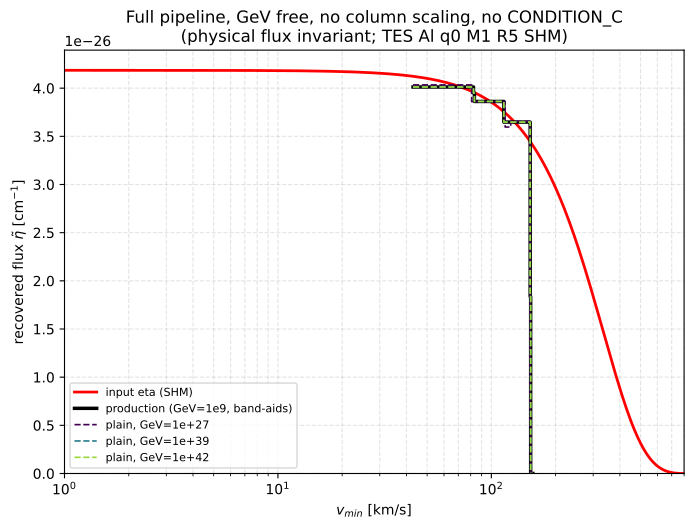

The Python source for this figure:
"""Full pipeline with GeV as a free parameter, no column scaling, no CONDITION_C.

Isolated sandbox (see README). Verifies the physical observables (event counts,
recovered flux in cm^-1) are invariant between:

  * production: DarkMatterQuantumAnalysis at GeV=1e9 (column scaling + CONDITION_C);
  * sandbox:    same response matrix, but the unit system rebuilt at an arbitrary
                GeV (eta O(1) via round-trip), solved with a PLAIN LP (no column
                scaling, no CONDITION_C).

    python pipeline_invariance.py
"""

from __future__ import annotations

from pathlib import Path

import numpy as np
import matplotlib
matplotlib.use("Agg")
import matplotlib.pyplot as plt
from scipy.special import erf
from scipy.optimize import linprog

from quantum_sensor import DarkMatterQuantumAnalysis, RunConfig
from quantum_sensor.constants import CM as CM_1E9          # production CM (GeV=1e9)

HERE = Path(__file__).resolve().parent
GEV_NATIVE = 1e9
MASS_TAG = "1"


# --- unit system as a function of GeV (mirrors constants.py) ----------------
def CM_at(GeV):
    return 1.0 / (1.98e-14 * GeV)


def exposure_AL(GeV):
    """AL_EXP = 8200 uG*month rebuilt at GeV (mass*time, GeV^0 -> invariant)."""
    GRAM = 5.62e23 * GeV
    SEC = 1.0 / (6.58e-25 * GeV)
    uG = 1e-6 * GRAM
    MONTH = (365 * 24 * 3600 * SEC) / 12
    return 8200 * uG * MONTH


def _KKf(v0, vesc):
    return v0**3 * (-2.0 * np.exp(-vesc**2 / v0**2) * np.pi * (vesc / v0)
                    + np.pi**1.5 * erf(vesc / v0))


def eta_halo_at(GeV, mass_tag, vmin_kms):
    """Round-trip SHM eta recomputed entirely at the given GeV."""
    MeV = 1e-3 * GeV
    CM = CM_at(GeV)
    SEC = 1.0 / (6.58e-25 * GeV)
    KPS = (1e5 * CM) / SEC
    RHO_DM = 0.4 * GeV / CM**3
    SIGMA_E = 1e-30 * CM**2
    mchi = {"1": 10, "2": 100, "3": 1000}[mass_tag] * MeV
    V0, VE, VESC = 238.0 * KPS, 250.0 * KPS, 544.0 * KPS
    vm = np.asarray(vmin_kms, float) * KPS
    pref = (RHO_DM * SIGMA_E / mchi) * (V0**2 * np.pi / (2.0 * VE * _KKf(V0, VESC)))
    e_vesc = np.exp(-VESC**2 / V0**2)
    sp = np.sqrt(np.pi) * V0
    inner = np.where(
        vm < VESC - VE,
        -4.0 * e_vesc * VE + sp * (erf((vm + VE) / V0) - erf((vm - VE) / V0)),
        np.where(vm < VESC + VE,
                 -2.0 * e_vesc * (VE + VESC - vm) + sp * (erf(VESC / V0) - erf((vm - VE) / V0)),
                 0.0))
    return pref * inner


def plain_min_flux_lp(M_phys, data):
    """Minimal-total-flux monotone exact fit -- PLAIN (no column scaling, no c)."""
    n = M_phys.shape[1]
    rows = np.zeros((n - 1, n))
    for j in range(n - 1):
        rows[j, j + 1] = 1.0
        rows[j, j] = -1.0
    res = linprog(c=np.ones(n), A_ub=rows, b_ub=np.zeros(n - 1),
                  A_eq=M_phys, b_eq=data, bounds=(0, None), method="highs")
    return res.x if res.success else None


def main():
    # --- production reference (GeV=1e9, column scaling + CONDITION_C) ---
    cfg = RunConfig(material="Al", q="0", mass=MASS_TAG, nbins=5,
                    eta="Halo", background="none")
    a = DarkMatterQuantumAnalysis(cfg)
    a.optimize()
    M0 = a.rm.matrix                      # response matrix at GeV=1e9 (5 x n)
    vmid = a.rm.vmin_mid
    phys_prod = a.flux * CM_1E9           # production recovered flux [cm^-1]
    counts_prod = a.observed

    # round-trip eta at native must match production's loaded eta
    eta0 = eta_halo_at(GEV_NATIVE, MASS_TAG, vmid)
    print(f"round-trip eta vs production eta (GeV=1e9): "
          f"max rel diff = {np.abs(eta0/a.eta - 1).max():.2e}")
    # and my native forward must reproduce production's observed counts
    fwd0 = exposure_AL(GEV_NATIVE) * (M0 @ eta0)
    print(f"native forward vs production observed: "
          f"max rel diff = {np.abs(fwd0/counts_prod - 1).max():.2e}\n")

    # GeV that puts |eta| ~ O(1)
    GEV_O1 = GEV_NATIVE / float(np.abs(eta0).max())
    GEVS = [1e9, 1e18, 1e27, GEV_O1, 1e42]

    print(f"{'GeV':>10} {'|eta|max':>10} {'solve':>7} "
          f"{'counts match':>13} {'phys-flux match':>16}")
    results = {}
    for G in GEVS:
        k = G / GEV_NATIVE
        M = M0 / k                                  # M proportional to GeV^-1
        eta = eta_halo_at(G, MASS_TAG, vmid)        # round-trip, proportional to GeV^+1
        m_phys = exposure_AL(G) * M
        observed = m_phys @ eta                     # counts (GeV-invariant)
        cmatch = np.abs(observed / counts_prod - 1).max()
        x = plain_min_flux_lp(m_phys, observed)
        if x is None:
            print(f"{G:10.0e} {np.abs(eta).max():10.1e} {'FAIL':>7} "
                  f"{cmatch:13.1e} {'-':>16}")
            continue
        phys = x * CM_at(G)                          # recovered flux [cm^-1]
        pmatch = np.linalg.norm(phys - phys_prod) / np.linalg.norm(phys_prod)
        results[G] = phys
        print(f"{G:10.0e} {np.abs(eta).max():10.1e} {'ok':>7} "
              f"{cmatch:13.1e} {pmatch:16.1e}")

    print("\n=> counts and physical flux are invariant; the plain solve (no column\n"
          "   scaling, no CONDITION_C) reproduces production once GeV makes eta O(1).")

    # --- figure: physical recovered flux at each working GeV vs production ---
    fig, ax = plt.subplots(figsize=(8, 5.5))
    vg = np.logspace(0, np.log10(800), 400)
    eta_ref_phys = eta_halo_at(GEV_NATIVE, MASS_TAG, vg) * CM_1E9
    ax.plot(vg, eta_ref_phys, color="red", lw=2, label="input eta (SHM)")
    ax.step(vmid, phys_prod, where="mid", color="black", lw=2.5,
            label="production (GeV=1e9, band-aids)")
    colors = plt.cm.viridis(np.linspace(0, 0.85, len(results)))
    for (G, phys), col in zip(results.items(), colors):
        ax.step(vmid, phys, where="mid", color=col, lw=1.2, ls="--",
                label=f"plain, GeV={G:.0e}")
    ax.set_xscale("log")
    ax.set_xlim(1, 800)
    ax.set_ylim(bottom=0)
    ax.set_xlabel(r"$v_{min}$ [km/s]")
    ax.set_ylabel(r"recovered flux $\tilde{\eta}$ [cm$^{-1}$]")
    ax.set_title("Full pipeline, GeV free, no column scaling, no CONDITION_C\n"
                 "(physical flux invariant; TES Al q0 M1 R5 SHM)")
    ax.grid(True, which="both", ls="--", alpha=0.35)
    ax.legend(fontsize=8)
    fig.savefig(HERE / "pipeline_invariance.pdf", bbox_inches="tight")
    print("saved pipeline_invariance.pdf")


if __name__ == "__main__":
    main()
